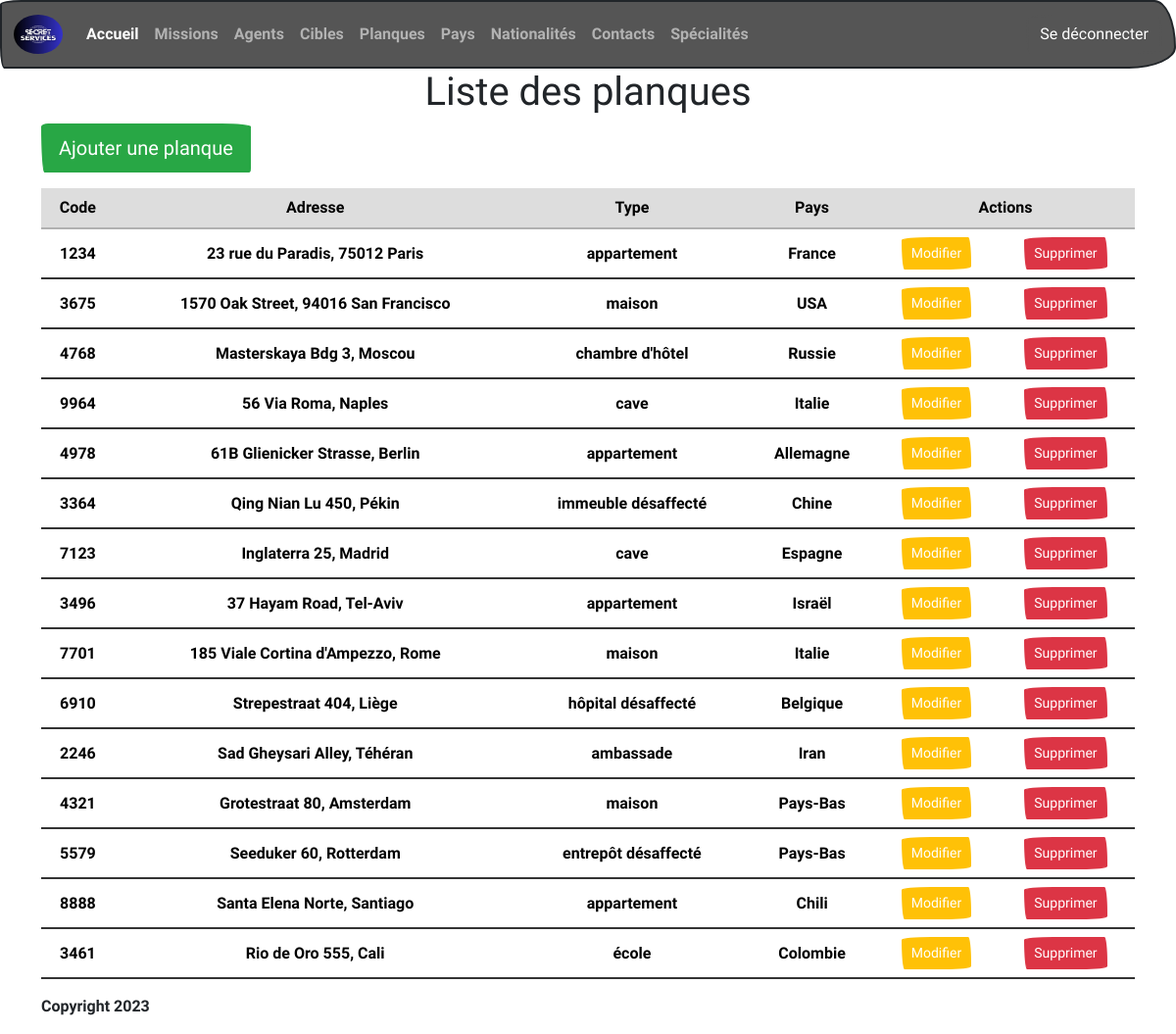
Screenshot of /hideout (signed in) with the database file from the repository.
### tables this page shows
CREATE TABLE IF NOT EXISTS `hideout` (
  `id` int(11) NOT NULL AUTO_INCREMENT,
  `code` int(11) NOT NULL,
  `address` varchar(100) NOT NULL,
  `type` varchar(50) NOT NULL,
  `idCountry` int(11) NOT NULL,
  PRIMARY KEY (`id`),
  UNIQUE KEY `code` (`code`) USING BTREE,
  KEY `idCountry` (`idCountry`) USING BTREE,
  CONSTRAINT `hideout_ibfk_1` FOREIGN KEY (`idCountry`) REFERENCES `country` (`id`) ON DELETE CASCADE ON UPDATE CASCADE
);

CREATE TABLE IF NOT EXISTS `country` (
  `id` int(11) NOT NULL AUTO_INCREMENT,
  `name` varchar(50) NOT NULL,
  PRIMARY KEY (`id`)
);

### controllers/HideoutController.php (called while the page is built, shortened)
<?php
require_once 'models/managers/HideoutManager.php';
class HideoutController
{
    protected $hideoutManager;
    public function __construct()
    {
        $this->hideoutManager = new HideoutManager;
    }
    public function index()
    {
        $hideouts = $this->hideoutManager->showHideoutList();
        require_once 'views/hideout/hideoutList.php';
    }
}

### index.php (called while the page is built, shortened)
<?php
require_once 'controllers/HideoutController.php';
$router = new Router();
$router->addRoute('GET', BASE_URL . '/', 'HomeController', 'index');
$router->addRoute('POST', BASE_URL . '/search', 'SearchController', 'index');
$router->addRoute('GET', BASE_URL . '/login', 'LoginController', 'index');
$router->addRoute('POST', BASE_URL . '/login', 'LoginController', 'login');
$router->addRoute('GET', BASE_URL . '/logout', 'LogoutController', 'logout');
$router->addRoute('GET', BASE_URL . '/country', 'CountryController', 'index');
$router->addRoute('GET', BASE_URL . '/country/add', 'CountryController', 'addCountry');
$router->addRoute('POST', BASE_URL . '/country/add', 'CountryController', 'countryAddedToDatabase');
$router->addRoute('POST', BASE_URL . '/country/edit', 'CountryController', 'editCountry');
$router->addRoute('POST', BASE_URL . '/country/editOk', 'CountryController', 'editCountryInDatabase');
$router->addRoute('POST', BASE_URL . '/country', 'CountryController', 'deleteCountryFromDatabase');
$router->addRoute('GET', BASE_URL . '/nationality', 'NationalityController', 'index');
$router->addRoute('GET', BASE_URL . '/nationality/add', 'NationalityController', 'addNationality');
$router->addRoute('POST', BASE_URL . '/nationality/add', 'NationalityController', 'nationalityAddedToDatabase');
$router->addRoute('POST', BASE_URL . '/nationality/edit', 'NationalityController', 'editNationality');
$router->addRoute('POST', BASE_URL . '/nationality/editOk', 'NationalityController', 'editNationalityInDatabase');
$router->addRoute('POST', BASE_URL . '/nationality', 'NationalityController', 'deleteNationalityFromDatabase');
$router->addRoute('GET', BASE_URL . '/hideout', 'HideoutController', 'index');
$router->addRoute('GET', BASE_URL . '/hideout/add', 'HideoutController', 'addHideout');
$router->addRoute('POST', BASE_URL . '/hideout/add', 'HideoutController', 'hideoutAddedToDatabase');
$router->addRoute('POST', BASE_URL . '/hideout/edit', 'HideoutController', 'editHideout');
$router->addRoute('POST', BASE_URL . '/hideout/editOk', 'HideoutController', 'editHideoutInDatabase');
$router->addRoute('POST', BASE_URL . '/hideout', 'HideoutController', 'deleteHideoutFromDatabase');
$router->addRoute('GET', BASE_URL . '/target', 'TargetController', 'index');
$router->addRoute('GET', BASE_URL . '/target/add', 'TargetController', 'addTarget');
$router->addRoute('POST', BASE_URL . '/target/add', 'TargetController', 'targetAddedToDatabase');
$router->addRoute('POST', BASE_URL . '/target/edit', 'TargetController', 'editTarget');
$router->addRoute('POST', BASE_URL . '/target/editOk', 'TargetController', 'editTargetInDatabase');
$router->addRoute('POST', BASE_URL . '/target', 'TargetController', 'deleteTargetFromDatabase');
$router->addRoute('GET', BASE_URL . '/contact', 'ContactController', 'index');
$router->addRoute('GET', BASE_URL . '/contact/add', 'ContactController', 'addContact');
$router->addRoute('POST', BASE_URL . '/contact/add', 'ContactController', 'contactAddedToDatabase');
$router->addRoute('POST', BASE_URL . '/contact/edit', 'ContactController', 'editContact');
$router->addRoute('POST', BASE_URL . '/contact/editOk', 'ContactController', 'editContactInDatabase');
$router->addRoute('POST', BASE_URL . '/contact', 'ContactController', 'deleteContactFromDatabase');
$router->addRoute('GET', BASE_URL . '/agent', 'AgentController', 'index');
$router->addRoute('GET', BASE_URL . '/agent/add', 'AgentController', 'addAgent');
$router->addRoute('POST', BASE_URL . '/agent/add', 'AgentController', 'agentAddedToDatabase');
$router->addRoute('POST', BASE_URL . '/agent/edit', 'AgentController', 'editAgent');
$router->addRoute('POST', BASE_URL . '/agent/editOk', 'AgentController', 'editAgentInDatabase');
$router->addRoute('POST', BASE_URL . '/agent', 'AgentController', 'deleteAgentFromDatabase');
$router->addRoute('GET', BASE_URL . '/mission', 'MissionController', 'index');
$router->addRoute('GET', BASE_URL . '/mission/add', 'MissionController', 'addMission');
$router->addRoute('POST', BASE_URL . '/mission/add', 'MissionController', 'missionAddedInDatabase');
$router->addRoute('POST', BASE_URL . '/mission/edit', 'MissionController', 'editMission');
$router->addRoute('POST', BASE_URL . '/mission/editOk', 'MissionController', 'editMissionInDatabase');
$router->addRoute('POST', BASE_URL . '/mission', 'MissionController', 'deleteMissionFromDatabase');
$router->addRoute('GET', BASE_URL . '/speciality', 'SpecialityController', 'index');
$router->addRoute('GET', BASE_URL . '/speciality/add', 'SpecialityController', 'addSpeciality');
$router->addRoute('POST', BASE_URL . '/speciality/add', 'SpecialityController', 'specialityAddedInDatabase');
$router->addRoute('POST', BASE_URL . '/speciality/edit', 'SpecialityController', 'editSpeciality');
$router->addRoute('POST', BASE_URL . '/speciality/editOk', 'SpecialityController', 'editSpecialityInDatabase');
$router->addRoute('POST', BASE_URL . '/speciality', 'SpecialityController', 'deleteSpecialityFromDatabase');
$method = $_SERVER['REQUEST_METHOD'];
$uri = $_SERVER['REQUEST_URI'];
$handler = $router->getHandler($method, $uri);
$controller = new $handler['controller']();
$action = $handler['action'];
$controller->$action();

### models/Model.php (called while the page is built, shortened)
<?php
abstract class Model
{
    private static $pdo;
    private static function setDatabase()
    {
        $host = 'localhost';
        $username = 'root';
        $password = '';
        $dbname = 'spy_agency';
        self::$pdo = new PDO('mysql:host=' . $host . ';port=3307;dbname=' . $dbname . ';charset=utf8', $username, $password);
        self::$pdo->setAttribute(PDO::ATTR_ERRMODE, PDO::ERRMODE_WARNING);
    }
    protected function getDatabase()
    {
        return self::$pdo;
    }
}

### models/managers/HideoutManager.php (called while the page is built, shortened)
<?php
require_once 'models/Model.php';
require_once 'models/classes/Hideout.php';
class HideoutManager extends Model
{
    public function showHideoutList()
    {
        try {
            $req = 'SELECT h.id, h.code, h.address, h.type, c.name AS country
            FROM hideout h
            INNER JOIN country c
            ON c.id = h.idCountry
            ';
            $stmt = $this->getDatabase()->prepare($req);
            if ($stmt->execute()) {
                return $stmt->fetchAll(PDO::FETCH_ASSOC);
            }
        } catch (PDOException $e) {
            $e->getMessage();
        }
    }
}

### models/classes/Hideout.php (called while the page is built, shortened)
<?php
class Hideout
{
    private int $code;
    private string $address;
    private string $type;
    private string $country;
    public function __construct(int $id, int $code, string $address, string $type, string $country)
    {
        $this->code = $code;
        $this->address = $address;
        $this->type = $type;
        $this->country = $country;
    }
    public function getCode(): int
    {
        return $this->code;
    }
    public function getAddress(): string
    {
        return $this->address;
    }
    public function getType(): string
    {
        return $this->type;
    }
    public function getCountry(): string
    {
        return $this->country;
    }
}

### views/hideout/hideoutList.php (the view, shortened to what this page needs)
<?php
if (isset($_SESSION['connect']) && $_SESSION['role'] === '["ROLE_ADMIN"]') {
?>
<h1 class="text-center">Liste des planques</h1>
<a href="<?= BASE_URL ?>/hideout/add" class="btn btn-success btn-lg">Ajouter une planque</a>
<table class="table table-hover text-center mt-3">
    <thead>
        <tr class="table-secondary">
            <th scope="col">Code</th>
            <th scope="col">Adresse</th>
            <th scope="col">Type</th>
            <th scope="col">Pays</th>
            <th scope="col" colspan="2">Actions</th>
        </tr>
    </thead>
  <tbody>
  <?php
  foreach ($hideouts as $hideout) :
      $hideout = new Hideout($hideout['id'], $hideout['code'], $hideout['address'], $hideout['type'],
                             $hideout['country']);
  ?>
        <tr>
            <td class="align-middle"><?= $hideout->getCode(); ?></td>
            <td class="align-middle"><?= $hideout->getAddress(); ?></td>
            <td class="align-middle"><?= $hideout->getType(); ?></td>
            <td class="align-middle"><?= $hideout->getCountry(); ?></td>
            <td class="align-middle">
            <form action="<?= BASE_URL ?>/hideout/edit" method="POST">
                <button type="submit" class="btn btn-warning btn-sm">Modifier</button>
            </td>
            <td class="align-middle">
            <form action="<?= BASE_URL ?>/hideout" method="POST" onSubmit="return confirm('Êtes-vous sûr?');">
                <button type="submit" class="btn btn-danger btn-sm">Supprimer</button>
            </form>
            </td>
        </tr>
    <?php
    endforeach;
    ?>
    </tbody>
</table>
<?php
}
?>
<?php
require('views/global/layout.php');
?>

### rows the page displays
hideout: code "1234", address "23 rue du Paradis, 75012 Paris", type "appartement", idCountry.name "France"
hideout: code "3675", address "1570 Oak Street, 94016 San Francisco", type "maison", idCountry.name "USA"
hideout: code "4768", address "Masterskaya Bdg 3, Moscou", type "chambre d'hôtel", idCountry.name "Russie"
hideout: code "9964", address "56 Via Roma, Naples", type "cave", idCountry.name "Italie"
hideout: code "4978", address "61B Glienicker Strasse, Berlin", type "appartement", idCountry.name "Allemagne"
hideout: code "3364", address "Qing Nian Lu 450, Pékin", type "immeuble désaffecté", idCountry.name "Chine"
hideout: code "7123", address "Inglaterra 25, Madrid", type "cave", idCountry.name "Espagne"
hideout: code "3496", address "37 Hayam Road, Tel-Aviv", type "appartement", idCountry.name "Israël"
hideout: code "7701", address "185 Viale Cortina d'Ampezzo, Rome", type "maison", idCountry.name "Italie"
hideout: code "6910", address "Strepestraat 404, Liège", type "hôpital désaffecté", idCountry.name "Belgique"
hideout: code "2246", address "Sad Gheysari Alley, Téhéran", type "ambassade", idCountry.name "Iran"
hideout: code "4321", address "Grotestraat 80, Amsterdam", type "maison", idCountry.name "Pays-Bas"
hideout: code "5579", address "Seeduker 60, Rotterdam", type "entrepôt désaffecté", idCountry.name "Pays-Bas"
hideout: code "8888", address "Santa Elena Norte, Santiago", type "appartement", idCountry.name "Chili"
hideout: code "3461", address "Rio de Oro 555, Cali", type "école", idCountry.name "Colombie"
